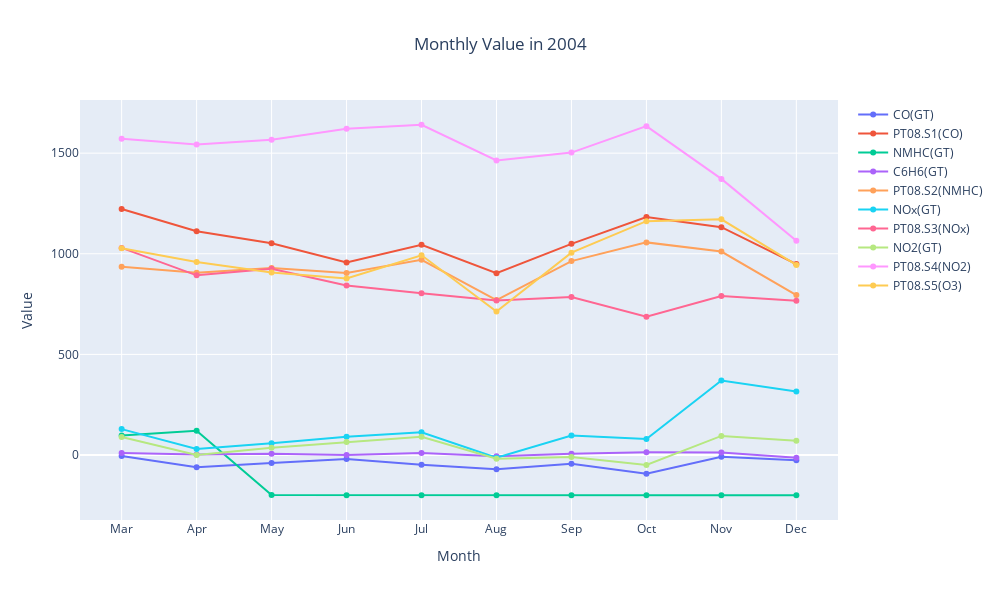

Source (notebook cell):
### Code cell
#colors = plt.cm.viridis(np.linspace(0, 1, len(unique_months)))
month_names = {1: 'Jan', 2: 'Feb', 3: 'Mar', 4: 'Apr', 5: 'May', 6: 'Jun', 7: 'Jul', 8: 'Aug', 9: 'Sep', 10: 'Oct', 11: 'Nov', 12: 'Dec'}

plt.figure(figsize=(12, 8))
fig = make_subplots(rows=1, cols=1)
for i in range(len(ave)):
    fig.add_trace(go.Scatter(x=ave.index.values,y=ave.iloc[:,i],mode='lines+markers', name=ave.columns[i]))   
fig.update_layout(title='Monthly Value in 2004',title_x=0.5, xaxis_title='Month', yaxis_title='Value', width=1000,height=600)      
fig.show()

### Figure 1 — Plotly figure (JSON) as saved in the notebook; plotly's stock layout.template omitted (floating-point values rounded to 4 significant figures)
{"data": [{"mode": "lines+markers", "name": "CO(GT)", "type": "scatter", "x": ["Mar", "Apr", "May", "Jun", "Jul", "Aug", "Sep", "Oct", "Nov", "Dec"], "y": [-4.848, -60.92, -39.32, -19.41, -48.66, -70.95, -43.88, -92.92, -8.856, -25.59]}, {"mode": "lines+markers", "name": "PT08.S1(CO)", "type": "scatter", "x": ["Mar", "Apr", "May", "Jun", "Jul", "Aug", "Sep", "Oct", "Nov", "Dec"], "y": [1223.0, 1112.0, 1053.0, 956.2, 1045.0, 903.1, 1049.0, 1183.0, 1132.0, 948.6]}, {"mode": "lines+markers", "name": "NMHC(GT)", "type": "scatter", "x": ["Mar", "Apr", "May", "Jun", "Jul", "Aug", "Sep", "Oct", "Nov", "Dec"], "y": [96.55, 120.9, -199.4, -200, -200, -200, -200, -200, -200, -200]}, {"mode": "lines+markers", "name": "C6H6(GT)", "type": "scatter", "x": ["Mar", "Apr", "May", "Jun", "Jul", "Aug", "Sep", "Oct", "Nov", "Dec"], "y": [9.935, 2.501, 6.263, -0.5198, 10.32, -6.64, 6.266, 13.24, 12.51, -13.03]}, {"mode": "lines+markers", "name": "PT08.S2(NMHC)", "type": "scatter", "x": ["Mar", "Apr", "May", "Jun", "Jul", "Aug", "Sep", "Oct", "Nov", "Dec"], "y": [935.5, 906.0, 929.3, 904.7, 969.8, 770.0, 963.5, 1057.0, 1011.0, 795.1]}, {"mode": "lines+markers", "name": "NOx(GT)", "type": "scatter", "x": ["Mar", "Apr", "May", "Jun", "Jul", "Aug", "Sep", "Oct", "Nov", "Dec"], "y": [128.7, 29.69, 58.92, 90.31, 112.7, -13.86, 96.35, 79.85, 370.4, 315.9]}, {"mode": "lines+markers", "name": "PT08.S3(NOx)", "type": "scatter", "x": ["Mar", "Apr", "May", "Jun", "Jul", "Aug", "Sep", "Oct", "Nov", "Dec"], "y": [1029.0, 892.9, 925.8, 842.3, 803.4, 767.5, 785.0, 686.8, 789.8, 766.5]}, {"mode": "lines+markers", "name": "NO2(GT)", "type": "scatter", "x": ["Mar", "Apr", "May", "Jun", "Jul", "Aug", "Sep", "Oct", "Nov", "Dec"], "y": [89.53, 0.3944, 35.62, 64.68, 90.63, -18.12, -10.04, -49.27, 94.76, 71.22]}, {"mode": "lines+markers", "name": "PT08.S4(NO2)", "type": "scatter", "x": ["Mar", "Apr", "May", "Jun", "Jul", "Aug", "Sep", "Oct", "Nov", "Dec"], "y": [1572.0, 1543.0, 1567.0, 1621.0, 1641.0, 1464.0, 1503.0, 1634.0, 1372.0, 1065.0]}, {"mode": "lines+markers", "name": "PT08.S5(O3)", "type": "scatter", "x": ["Mar", "Apr", "May", "Jun", "Jul", "Aug", "Sep", "Oct", "Nov", "Dec"], "y": [1027.0, 958.8, 906.9, 877.5, 992.7, 712.9, 1005.0, 1162.0, 1171.0, 944.7]}], "layout": {"height": 600, "title": {"text": "Monthly Value in 2004", "x": 0.5}, "width": 1000, "xaxis": {"anchor": "y", "domain": [0, 1], "title": {"text": "Month"}}, "yaxis": {"anchor": "x", "domain": [0, 1], "title": {"text": "Value"}}}}
